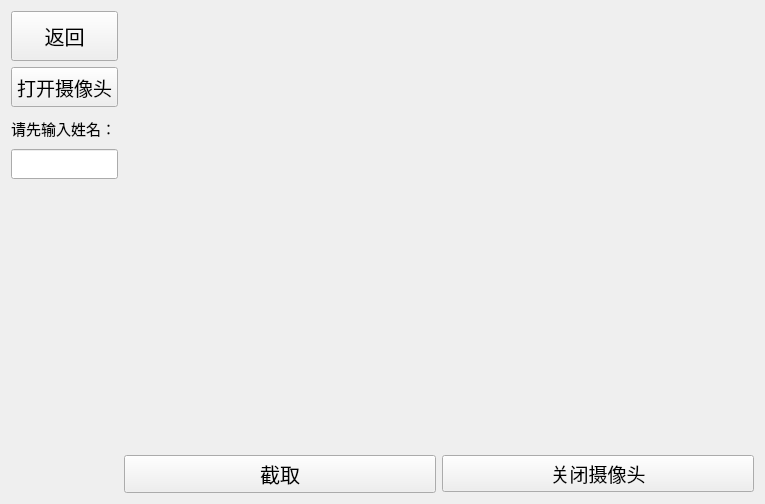
<?xml version="1.0" encoding="UTF-8"?>
<ui version="4.0">
 <class>Form</class>
 <widget class="QWidget" name="Form">
  <property name="geometry">
   <rect>
    <x>0</x>
    <y>0</y>
    <width>765</width>
    <height>504</height>
   </rect>
  </property>
  <property name="windowTitle">
   <string>人脸截取</string>
  </property>
  <layout class="QGridLayout" name="gridLayout">
   <item row="2" column="0">
    <widget class="QLabel" name="label_2">
     <property name="maximumSize">
      <size>
       <width>108</width>
       <height>30</height>
      </size>
     </property>
     <property name="font">
      <font>
       <pointsize>11</pointsize>
      </font>
     </property>
     <property name="text">
      <string>请先输入姓名：</string>
     </property>
    </widget>
   </item>
   <item row="0" column="1" rowspan="5" colspan="2">
    <widget class="QLabel" name="label">
     <property name="minimumSize">
      <size>
       <width>630</width>
       <height>0</height>
      </size>
     </property>
     <property name="maximumSize">
      <size>
       <width>16777215</width>
       <height>16777215</height>
      </size>
     </property>
     <property name="text">
      <string/>
     </property>
    </widget>
   </item>
   <item row="3" column="0">
    <widget class="QLineEdit" name="ledname">
     <property name="minimumSize">
      <size>
       <width>0</width>
       <height>30</height>
      </size>
     </property>
     <property name="maximumSize">
      <size>
       <width>108</width>
       <height>16777215</height>
      </size>
     </property>
    </widget>
   </item>
   <item row="1" column="0">
    <widget class="QPushButton" name="pbtSelect">
     <property name="minimumSize">
      <size>
       <width>0</width>
       <height>40</height>
      </size>
     </property>
     <property name="maximumSize">
      <size>
       <width>108</width>
       <height>16777215</height>
      </size>
     </property>
     <property name="font">
      <font>
       <pointsize>14</pointsize>
      </font>
     </property>
     <property name="text">
      <string>打开摄像头</string>
     </property>
    </widget>
   </item>
   <item row="5" column="1">
    <widget class="QPushButton" name="pbtRun">
     <property name="font">
      <font>
       <pointsize>15</pointsize>
      </font>
     </property>
     <property name="text">
      <string>截取</string>
     </property>
    </widget>
   </item>
   <item row="0" column="0">
    <widget class="QPushButton" name="pbtBack">
     <property name="minimumSize">
      <size>
       <width>0</width>
       <height>50</height>
      </size>
     </property>
     <property name="maximumSize">
      <size>
       <width>108</width>
       <height>16777215</height>
      </size>
     </property>
     <property name="font">
      <font>
       <pointsize>15</pointsize>
      </font>
     </property>
     <property name="text">
      <string>返回</string>
     </property>
    </widget>
   </item>
   <item row="5" column="2">
    <widget class="QPushButton" name="pbtClose">
     <property name="minimumSize">
      <size>
       <width>0</width>
       <height>30</height>
      </size>
     </property>
     <property name="font">
      <font>
       <pointsize>14</pointsize>
      </font>
     </property>
     <property name="text">
      <string>关闭摄像头</string>
     </property>
    </widget>
   </item>
   <item row="4" column="0">
    <widget class="QLabel" name="labshow">
     <property name="text">
      <string/>
     </property>
    </widget>
   </item>
  </layout>
 </widget>
 <resources/>
 <connections/>
</ui>
